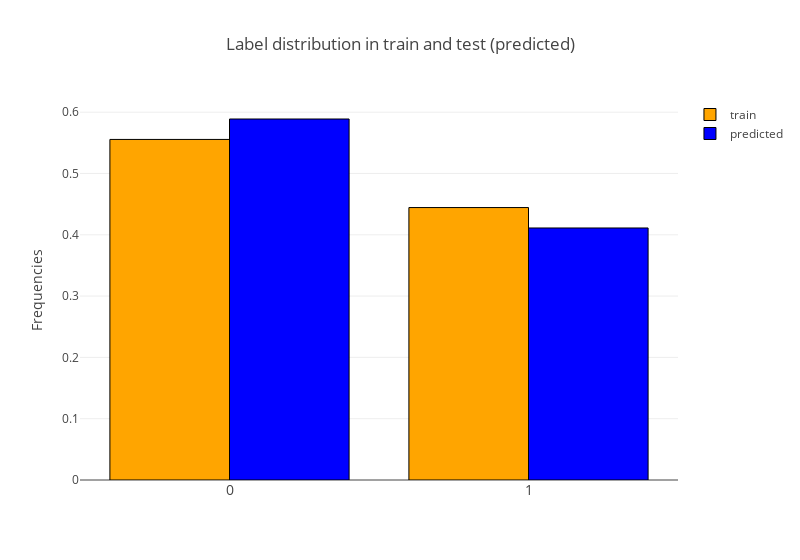

Notebook code for this chart:
### Markdown cell above
##### Investigate distribution of labels in train and test

### Code cell
trace0 = go.Bar(x = targets, y = df_final['heart_disease_present'].value_counts()/num_train, name = 'train',
                marker=dict(
                        color='orange',
                        line=dict(
                            color='black',
                            width=1),
                    ))
trace1 = go.Bar(x = targets, y = predictions['heart_disease_present'].value_counts()/num_test, name = 'predicted',
               marker=dict(
                        color='blue',
                        line=dict(
                            color='black',
                            width=1),
                    ))

    
layout = go.Layout(title='Label distribution in train and test (predicted)',
                      width=800, xaxis = dict(tickfont=dict(size=14), automargin=True),
                   yaxis = dict(title='Frequencies'))

fig = go.Figure(data=[trace0, trace1], layout=layout)
plotly.offline.iplot(fig, filename='label-dist')

### Figure 1 — Plotly figure (JSON) as saved in the notebook; plotly's stock layout.template omitted (floating-point values rounded to 4 significant figures)
{"data": [{"marker": {"color": "orange", "line": {"color": "black", "width": 1}}, "name": "train", "type": "bar", "uid": "70a0c3c5-ed78-46d2-b6c8-c8f28fb5a7f7", "x": [0, 1], "y": [0.5556, 0.4444]}, {"marker": {"color": "blue", "line": {"color": "black", "width": 1}}, "name": "predicted", "type": "bar", "uid": "a20180ed-0da2-453b-a977-6c45f4ca9120", "x": [0, 1], "y": [0.5889, 0.4111]}], "layout": {"title": {"text": "Label distribution in train and test (predicted)"}, "width": 800, "xaxis": {"automargin": true, "tickfont": {"size": 14}}, "yaxis": {"title": {"text": "Frequencies"}}}}
